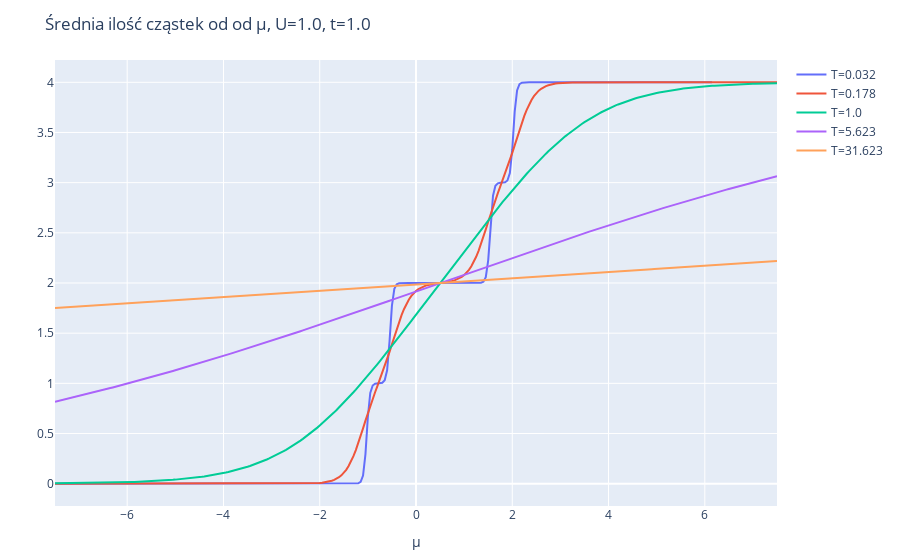

The cell this chart's notebook holds for it:
### Code cell
y_vals = avg_n

layout = Layout(
    title="Średnia ilość cząstek od od μ, U=$U, t=$t",
    xaxis_title="μ",
    yaxis_title="",
)
plot([scatter(x=chem_potentials, y=yval, name="T=$t") for (yval, t) in zip(y_vals, temp_range)], layout)

### Figure 1 — Plotly figure (JSON) as saved in the notebook; plotly's stock layout.template omitted (floating-point values rounded to 4 significant figures; data arrays with more than 128 entries replaced by an {"elided": "..."} marker saying what was removed)
{"data": [{"name": "T=0.032", "type": "scatter", "x": {"elided": "301 float values"}, "y": {"elided": "301 float values"}}, {"name": "T=0.178", "type": "scatter", "x": {"elided": "301 float values"}, "y": {"elided": "301 float values"}}, {"name": "T=1.0", "type": "scatter", "x": {"elided": "301 float values"}, "y": {"elided": "301 float values"}}, {"name": "T=5.623", "type": "scatter", "x": {"elided": "301 float values"}, "y": {"elided": "301 float values"}}, {"name": "T=31.623", "type": "scatter", "x": {"elided": "301 float values"}, "y": {"elided": "301 float values"}}], "layout": {"margin": {"b": 50, "l": 50, "r": 50, "t": 60}, "title": "Średnia ilość cząstek od od μ, U=1.0, t=1.0", "xaxis": {"title": {"text": "μ"}}, "yaxis": {"title": {"text": ""}}}}
